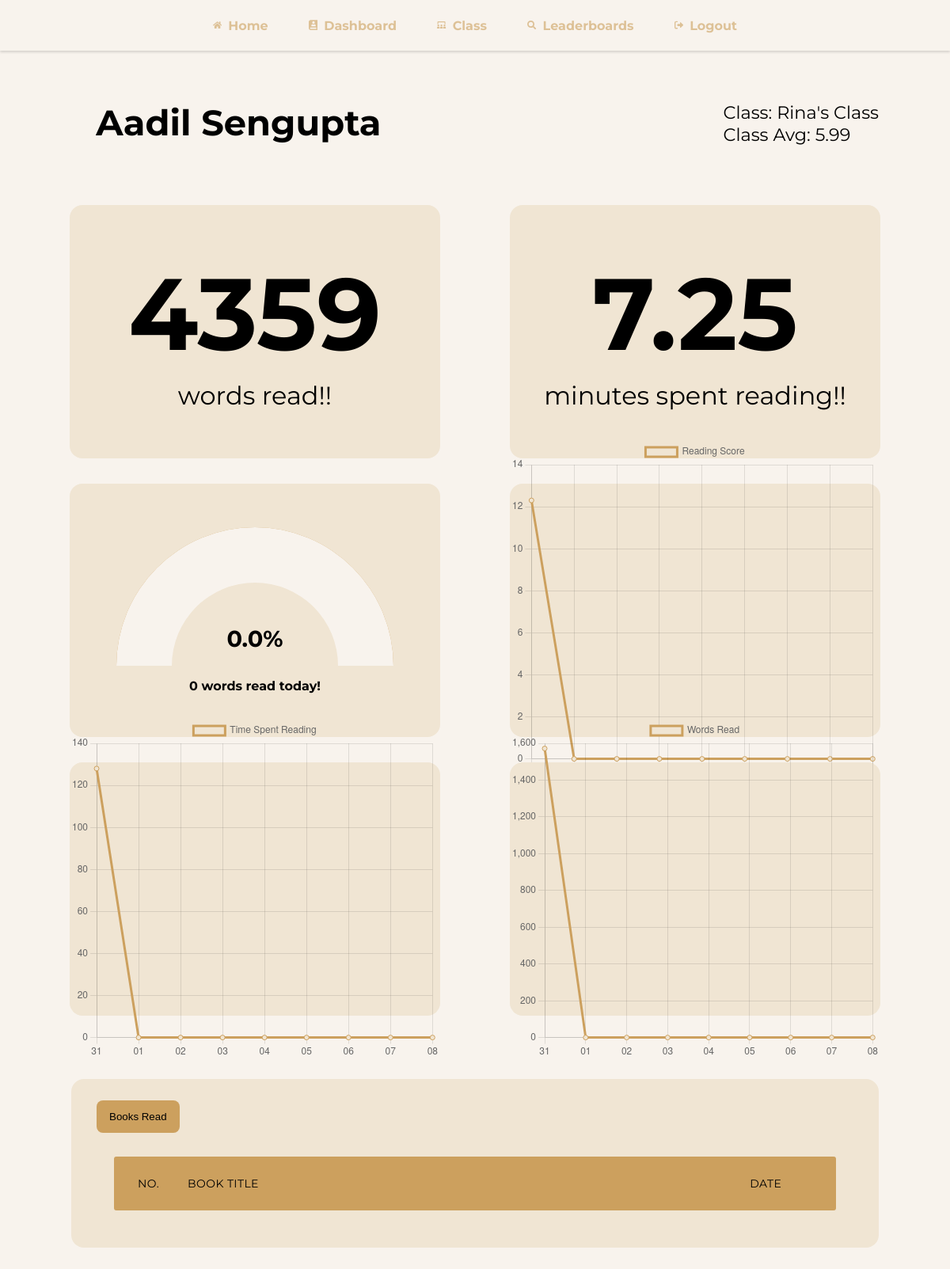
/class/student/3 (signed in), run on an earlier commit of the app's database.
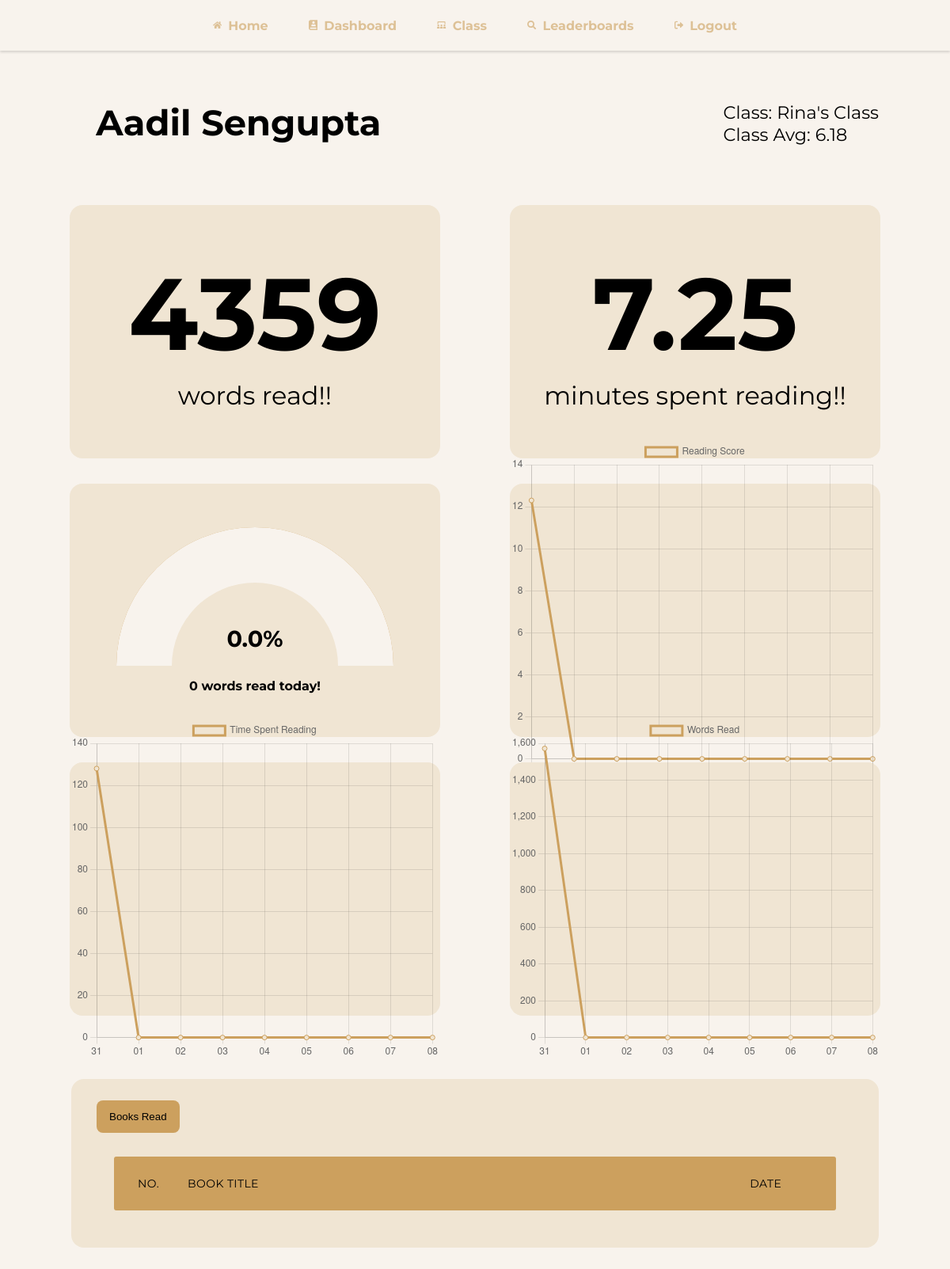
And on a later commit of the database.
### main/models.py (models this page shows, shortened)
class profile(models.Model):
    user= models.OneToOneField(User, on_delete=models.CASCADE)
    clas = models.ForeignKey('clas', on_delete=models.PROTECT, null=True)
    genres = models.JSONField(null=True)
    location = models.CharField(max_length=60, null=True)
    completed = models.BooleanField(default=False)
    words = models.IntegerField(default=0)
    time = models.DecimalField(default=0,decimal_places=3, max_digits=19)
    score = models.DecimalField(default=0,decimal_places=2, max_digits=19)

class clas(models.Model):
    teacher = models.OneToOneField(teacher, on_delete=models.CASCADE)
    name = models.CharField(null=True,max_length=40)
    code = models.CharField(default= shortuuid.ShortUUID().random(length=5).upper(), editable=True, max_length=5)
    students = models.ManyToManyField(User, null=True)
    goal = models.IntegerField(default=10000)
    avg = models.DecimalField(null=True,max_digits=19,decimal_places=2)
    def __str__(self):
        return self.name

### main/views.py (the view)
# urls.py: path('class/student/<id>', views.StudentView),
def StudentView(request, id):
    user = User.objects.get(id=id)
    teach = User.objects.get(id=request.user.id)
    if not request.user.is_authenticated:
        return redirect('/login')
    if not teacher.objects.filter(user=teach):
        return redirect('/dashboard')
    try:
        prof = profile.objects.get(user=user)
    except:
        return HttpResponse('404 Not found')
    books= ReadBook.objects.filter(user=user,completed=True)
    classs = prof.clas
    goal = classs.goal
    try:
        readDay=reading_day.objects.get(user=user, date=datetime.date.today())
        read = readDay.words
        print(read)
    except:
        read = 0
    percent = round((read/goal)*100,2)
    deg = (read/goal)*180
    if read>goal:
        deg = 180
    print(deg, percent)
    days = reading_day.objects.filter(user=user).order_by('-date')
    d = datetime.datetime.now()
    dates = []
    scores = []
    reads = []
    times = []
    for y in range(10):
        for x in reversed(days):
            print(x.date)
            print(d-datetime.timedelta(days=9-y))
            if x.date == (d-datetime.timedelta(days=9-y)).date():
                dates.append(x.date.strftime("%d"))
                scores.append(round(x.words/x.time,1))
                reads.append(round(x.words,1))
                times.append(round(x.time,1))
            elif x == days[0]:
                if len(dates) != y:
                    dates.append((d-datetime.timedelta(days=9-y)).date().strftime("%d"))
                    scores.append(0)
                    reads.append(0)
                    times.append(0)
    return render(request, 'StudentView.html', {'prof':prof,'books':books,'percent':percent,'read':read,'deg':deg, 'words': prof.words,'time':round(prof.time/60,2), 'dates':dates, 'scores':scores, 'reads':reads,'times':times})

### main/templates/StudentView.html (shortened to what this page needs)
{% load static %}
<!DOCTYPE html>
<html lang="en">
<head>
    <link rel="stylesheet" href="{% static 'StudentView.css' %}">
</head>
<body class="body" style="overflow-x: hidden;">
    <nav class="desk">
        <ul>
            <li>
                <a href="/" class="NavBtn">
                    <div class="NavDiv">
                    Home
                </div>
            </a>
            </li>
            <li>
                <a href="/dashboard" class="NavBtn">
                    <div class="NavDiv">
                      Dashboard
                </div>
            </a>
            </li>
            <li>
                <a href="/class" class="NavBtn">
           <div class="NavDiv">
            Class
        </div>
    </a>
        </li>
                    <li>
                <a href="/leaderboards" class="NavBtn">
           <div class="NavDiv">
            Leaderboards
        </div>
    </a>
        </li>
        <li>
        <a class="NavBtn"  href="/logout">
            <div class="NavDiv">
            Logout
            </div>
        </a>
        </li>
        </ul>
    </nav>
    <div class="wrap">
        <h1 class="headTitle">{{prof.user.first_name}} {{prof.user.last_name}}</h1>
        <div>
            <a href="/class" style="text-decoration: none;color:black;">
            <p class="clas">Class: {{prof.clas}}</p>
            <p class="clas">Class Avg: {{prof.clas.avg}}</p>
        </a>
        </div>
    </div>
<div class="bottomWrap">
  <div class="bottom">
    <div class="LeftCard">
    <div class="LeftCardWrap">
      <h1 class="BIG">{{words}}</h1>
      <p class="small">words read!!</p>
    </div>
    </div>
    <div class="RightCard">
      <div class="LeftCardWrap">
        <h1 class="BIG">{{time}}</h1>
        <p class="small">minutes spent reading!!</p>
      </div>
    </div>
</div>
<div class="bottom" style="">
  <div class="LeftCard">
  <div class="LeftCardWrap">
  <div class="gauge" style="--rotation:{{deg}}deg;">
      <div class="mask"></div>
      <span class="value">{{percent}}%</span>
  </div>
  <p class="pText">{{read}} words read today!</p>
  </div>
  </div>
  <div class="RightCard">
    <div class="RightCardWrap">
      <canvas id="myChart"></canvas>
    </div>
  </div>
</div>
<div class="bottom" style="">
  <div class="LeftCard">
  <div class="RightCardWrap">
    <canvas id="myChartTime"></canvas>
  </div>
  </div>
  <div class="RightCard">
    <div class="RightCardWrap">
      <canvas id="myChartRead"></canvas>
    </div>
  </div>
</div>
</div>
    <div class="topBG">
        <div class="tab">
            <button id="glob" class="tablinks" onclick="openCity(event, 'books')">Books Read</button>
          </div>
        <div id="books"  class="tabcontent">
        <div class="container">
            <ul class="responsive-table">
              <li class="table-header">
                <div class="col col-1">No.</div>
                <div class="col col-2">Book Title</div>
                <div class="col col-3">Date</div>
              </li>
            </ul>
          </div>
        </div>
    </div>
    <script>
      /*
        var xValues = [12,13,14,15,16,17,18];
        var yValues = [0,0,0,11,14,14,15];
      */
        var yValues = {{scores}}
        var xValues = {{dates|safe}}
        new Chart("myChart", {
        type: "line",
        data: {
            labels: xValues,
            datasets: [{
            label: 'Reading Score',
            backgroundColor: "#f0e5d3",
            borderColor: "#cca05e",
            data: yValues
            }]
        },
  options:{
    responsive: true,
    maintainAspectRatio: false,
  }
});
      /*
        var xValues = [12,13,14,15,16,17,18];
        var yValues = [0,0,0,11,14,14,15];
      */
        var yValues = {{reads}}
        var xValues = {{dates|safe}}
        new Chart("myChartRead", {
        type: "line",
        data: {
            labels: xValues,
            datasets: [{
            label: 'Words Read',
            backgroundColor: "#f0e5d3",
            borderColor: "#cca05e",
            data: yValues
            }]
        },
  options:{
    responsive: true,
    maintainAspectRatio: false,
  }
});
        var yValues = {{times}}
        var xValues = {{dates|safe}}
        new Chart("myChartTime", {
        type: "line",
        data: {
            labels: xValues,
            datasets: [{
            label: 'Time Spent Reading',
            backgroundColor: "#f0e5d3",
            borderColor: "#cca05e",
            data: yValues
            }]
        },
  options:{
    responsive: true,
    maintainAspectRatio: false,
  }
});
    </script>
</body>
</html>

### main/static/StudentView.css (style rules this page uses)
body { background-color: #f8f3ed; font-family: "Montserrat"; width: 100%; height: 100%; }
* { padding: 0; margin: 0; }
nav { background-color: #f8f3ed; width: 100vw; height: 8vh; box-shadow: rgba(0, 0, 0, 0.14) 0px 2px 3px; display: grid; justify-content: center; align-items: center; }
nav ul { display: flex; justify-content: space-evenly; width: 60vw; }
nav ul li { list-style: none; }
.NavBtn { color: #cca05e; vertical-align: middle; text-decoration: none; }
.NavDiv { padding: 0.7em 1.4em; font-weight: bold; display: flex; border-radius: 10em; align-items: center; transition-duration: 0.2s; opacity: 0.6; }
.BtnIcon { aspect-ratio: 1; padding-right: 0.5em; width: 1.2em; height: 1.2em; }
.container { padding-top: 1.5em; max-width: 100%; margin-left: auto; margin-right: auto; padding-left: 10px; padding-right: 10px; }
.responsive-table li { border-radius: 3px; padding: 25px 30px; display: flex; justify-content: space-between; margin-bottom: 25px; transition-duration: 0.3s; }
.responsive-table .table-header { background-color: #cca05e; font-size: 14px; text-transform: uppercase; letter-spacing: 0.03em; }
.responsive-table .col-1 { flex-basis: 8%; }
.responsive-table .col-2 { flex-basis: 90%; }
.responsive-table .col-3 { flex-basis: 10%; }
.topBG { width: 100%; margin-bottom: 3.5em; border-radius: 1em; background-color: #f0e5d3; padding: 1em 2em; overflow-y: hidden; }
.headTitle { font-size: 2.8em; font-weight: bold; margin-left: 0.7em; margin-bottom: 0.2em; }
.wrap { width: 85vw; margin: 3.5em auto 0 auto; }
.tab { margin-top: 0.7em; overflow: hidden; }
.tab button { background-color: #f8f3ed; border-radius: 0.6em; margin-right: 1.4em; float: left; border: none; outline: none; cursor: pointer; padding: 13px 16px; transition: 0.3s; }
.tab button.active { background-color: #cca05e; }
.tabcontent { display: none; padding: 6px 12px; }
.BIG { font-size: 8em; text-align: center; }
.small { text-align: center; font-size: 2em; margin-top: 0.2em; }
.bottom { width: 100%; margin-top: 2em; display: flex; justify-content: space-evenly; }
.LeftCard { height: 20em; border-radius: 1em; width: 39%; background-color: #f0e5d3; display: flex; justify-content: center; align-items: center; transition-duration: 0.4s; }
.gauge { position: relative; border-radius: 50%/100% 100% 0 0; background-color: var(--color, #a22); overflow: hidden; width: 350px; --color: #cca05e; --background:#f8f3ed; transition-duration: 0.4s; }
.gauge:before { content: ""; display: block; padding-top: 50%; }
.gauge .mask { position: absolute; left: 20%; right: 20%; bottom: 0; top: 40%; background-color: #f0e5d3; border-radius: 50%/100% 100% 0 0; }
.gauge .value { position: absolute; bottom: 0%; left: 0; width: 100%; text-align: center; font-size: 1.8em; font-weight: bold; padding-bottom: 0.6em; }
.body { background-color: #f8f3ed; font-family: "Montserrat"; }
.clas { font-size: 1.4em; }
.RightCardWrap canvas { width: 185%; }
.topBG { width: 85vw; border-radius: 1em; background-color: #f0e5d3; margin: 5em auto 4em auto; }
.RightCard { height: 20em; border-radius: 1em; width: 39%; background-color: #f0e5d3; display: flex; justify-content: center; align-items: center; transition-duration: 0.4s; }
.headTitle { font-size: 2.8em; font-weight: bold; margin-bottom: 1em; margin-left: 0.7em; }
.wrap { justify-content: space-between; display: flex; width: 85vw; margin: 4em auto 0 auto; }
.pText { margin-top: 1em; width: 100%; font-size: 1em; font-weight: bold; text-align: center; }
* { margin: 0; padding: 0; box-sizing: border-box; }

What changed in the data, as far as the page shows it:
changed through a linked row, profile "Aadil": clas.avg "5.99" → "6.18"
